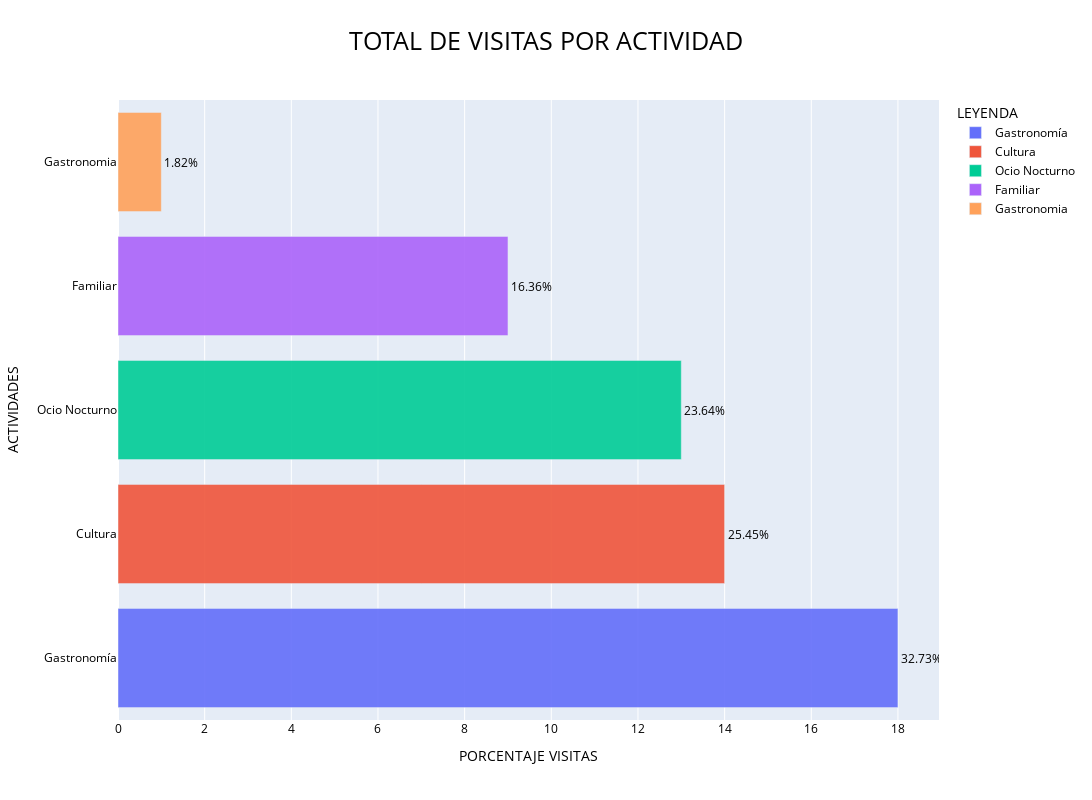

The notebook cell this image was saved under:
### Code cell
import plotly.express as px

colores2=df_input['ACTIVIDADES'].unique()
contador_actividades=df_input["ACTIVIDADES"].value_counts()
total2=contador_actividades.sum()
porcentaje2=(contador_actividades/total2)*100

fig = px.bar(df_input, y=df_input['ACTIVIDADES'].unique(), x=df_input['ACTIVIDADES'].value_counts(), text=porcentaje2,title="TOTAL DE VISITAS POR ACTIVIDAD", color=colores2, barmode="overlay", opacity=.90)
fig.update_traces(texttemplate='%{text:0.2f}%', textposition='outside')
fig.update_layout(uniformtext_minsize=10, uniformtext_mode='hide')
fig.update_layout(barmode='overlay',width=1200, height=800,title_font_size=25, title_font_color='black', title_xanchor='auto')
fig.update_layout(title_x=0.5, font_color='black')
fig.update_layout(font_color='black')
fig.update_layout(font_size=12)
fig.update_layout(xaxis_title="PORCENTAJE VISITAS", yaxis_title="ACTIVIDADES", legend_title="LEYENDA")
fig.show()

### Figure 1 — Plotly figure (JSON) as saved in the notebook; plotly's stock layout.template omitted (floating-point values rounded to 4 significant figures)
{"data": [{"alignmentgroup": "True", "hovertemplate": "color=Gastronomía<br>x=%{x}<br>y=%{y}<br>text=%{text}<extra></extra>", "legendgroup": "Gastronomía", "marker": {"color": "#636efa", "opacity": 0.9, "pattern": {"shape": ""}}, "name": "Gastronomía", "offsetgroup": "Gastronomía", "orientation": "h", "showlegend": true, "text": [32.73], "textposition": "outside", "texttemplate": "%{text:0.2f}%", "type": "bar", "x": [18], "xaxis": "x", "y": ["Gastronomía"], "yaxis": "y"}, {"alignmentgroup": "True", "hovertemplate": "color=Cultura<br>x=%{x}<br>y=%{y}<br>text=%{text}<extra></extra>", "legendgroup": "Cultura", "marker": {"color": "#EF553B", "opacity": 0.9, "pattern": {"shape": ""}}, "name": "Cultura", "offsetgroup": "Cultura", "orientation": "h", "showlegend": true, "text": [25.45], "textposition": "outside", "texttemplate": "%{text:0.2f}%", "type": "bar", "x": [14], "xaxis": "x", "y": ["Cultura"], "yaxis": "y"}, {"alignmentgroup": "True", "hovertemplate": "color=Ocio Nocturno<br>x=%{x}<br>y=%{y}<br>text=%{text}<extra></extra>", "legendgroup": "Ocio Nocturno", "marker": {"color": "#00cc96", "opacity": 0.9, "pattern": {"shape": ""}}, "name": "Ocio Nocturno", "offsetgroup": "Ocio Nocturno", "orientation": "h", "showlegend": true, "text": [23.64], "textposition": "outside", "texttemplate": "%{text:0.2f}%", "type": "bar", "x": [13], "xaxis": "x", "y": ["Ocio Nocturno"], "yaxis": "y"}, {"alignmentgroup": "True", "hovertemplate": "color=Familiar<br>x=%{x}<br>y=%{y}<br>text=%{text}<extra></extra>", "legendgroup": "Familiar", "marker": {"color": "#ab63fa", "opacity": 0.9, "pattern": {"shape": ""}}, "name": "Familiar", "offsetgroup": "Familiar", "orientation": "h", "showlegend": true, "text": [16.36], "textposition": "outside", "texttemplate": "%{text:0.2f}%", "type": "bar", "x": [9], "xaxis": "x", "y": ["Familiar"], "yaxis": "y"}, {"alignmentgroup": "True", "hovertemplate": "color=Gastronomia<br>x=%{x}<br>y=%{y}<br>text=%{text}<extra></extra>", "legendgroup": "Gastronomia", "marker": {"color": "#FFA15A", "opacity": 0.9, "pattern": {"shape": ""}}, "name": "Gastronomia", "offsetgroup": "Gastronomia", "orientation": "h", "showlegend": true, "text": [1.818], "textposition": "outside", "texttemplate": "%{text:0.2f}%", "type": "bar", "x": [1], "xaxis": "x", "y": ["Gastronomia"], "yaxis": "y"}], "layout": {"barmode": "overlay", "font": {"color": "black", "size": 12}, "height": 800, "legend": {"title": {"text": "LEYENDA"}, "tracegroupgap": 0}, "title": {"font": {"color": "black", "size": 25}, "text": "TOTAL DE VISITAS POR ACTIVIDAD", "x": 0.5, "xanchor": "auto"}, "uniformtext": {"minsize": 10, "mode": "hide"}, "width": 1200, "xaxis": {"anchor": "y", "domain": [0, 1], "title": {"text": "PORCENTAJE VISITAS"}}, "yaxis": {"anchor": "x", "domain": [0, 1], "title": {"text": "ACTIVIDADES"}}}}
